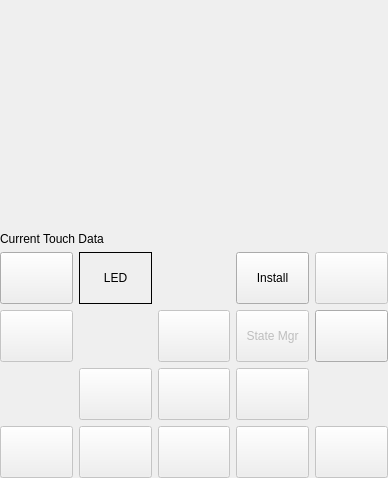
<?xml version="1.0" encoding="UTF-8"?>
<ui version="4.0">
 <class>MainWindow</class>
 <widget class="QMainWindow" name="MainWindow">
  <property name="geometry">
   <rect>
    <x>0</x>
    <y>0</y>
    <width>388</width>
    <height>478</height>
   </rect>
  </property>
  <property name="windowTitle">
   <string>Mu</string>
  </property>
  <widget class="QWidget" name="centralWidget">
   <layout class="QVBoxLayout" name="verticalLayout">
    <property name="leftMargin">
     <number>0</number>
    </property>
    <property name="topMargin">
     <number>0</number>
    </property>
    <property name="rightMargin">
     <number>0</number>
    </property>
    <property name="bottomMargin">
     <number>0</number>
    </property>
    <item>
     <widget class="QWidget" name="displayContainer" native="true">
      <layout class="QHBoxLayout" name="horizontalLayout">
       <property name="leftMargin">
        <number>0</number>
       </property>
       <property name="topMargin">
        <number>0</number>
       </property>
       <property name="rightMargin">
        <number>0</number>
       </property>
       <property name="bottomMargin">
        <number>0</number>
       </property>
       <item>
        <widget class="TouchScreen" name="display">
         <property name="sizePolicy">
          <sizepolicy hsizetype="Fixed" vsizetype="Fixed">
           <horstretch>0</horstretch>
           <verstretch>0</verstretch>
          </sizepolicy>
         </property>
         <property name="minimumSize">
          <size>
           <width>160</width>
           <height>220</height>
          </size>
         </property>
         <property name="alignment">
          <set>Qt::AlignCenter</set>
         </property>
         <property name="indent">
          <number>0</number>
         </property>
        </widget>
       </item>
      </layout>
     </widget>
    </item>
    <item>
     <widget class="QLabel" name="touchscreenState">
      <property name="enabled">
       <bool>true</bool>
      </property>
      <property name="sizePolicy">
       <sizepolicy hsizetype="Preferred" vsizetype="Fixed">
        <horstretch>0</horstretch>
        <verstretch>0</verstretch>
       </sizepolicy>
      </property>
      <property name="text">
       <string>Current Touch Data</string>
      </property>
     </widget>
    </item>
    <item>
     <widget class="QWidget" name="controlPanel" native="true">
      <property name="enabled">
       <bool>true</bool>
      </property>
      <property name="sizePolicy">
       <sizepolicy hsizetype="Preferred" vsizetype="Preferred">
        <horstretch>0</horstretch>
        <verstretch>0</verstretch>
       </sizepolicy>
      </property>
      <property name="styleSheet">
       <string notr="true">QPushButton { padding: 0px; }</string>
      </property>
      <layout class="QGridLayout" name="gridLayout">
       <property name="leftMargin">
        <number>0</number>
       </property>
       <property name="topMargin">
        <number>0</number>
       </property>
       <property name="rightMargin">
        <number>0</number>
       </property>
       <property name="bottomMargin">
        <number>0</number>
       </property>
       <item row="6" column="0">
        <widget class="QPushButton" name="calendar">
         <property name="enabled">
          <bool>false</bool>
         </property>
         <property name="sizePolicy">
          <sizepolicy hsizetype="Preferred" vsizetype="Preferred">
           <horstretch>0</horstretch>
           <verstretch>0</verstretch>
          </sizepolicy>
         </property>
         <property name="icon">
          <iconset resource="mainwindow.qrc">
           <normaloff>:/buttons/images/calendar.png</normaloff>:/buttons/images/calendar.png</iconset>
         </property>
        </widget>
       </item>
       <item row="6" column="4">
        <widget class="QPushButton" name="down">
         <property name="enabled">
          <bool>false</bool>
         </property>
         <property name="sizePolicy">
          <sizepolicy hsizetype="Preferred" vsizetype="Preferred">
           <horstretch>0</horstretch>
           <verstretch>0</verstretch>
          </sizepolicy>
         </property>
         <property name="icon">
          <iconset resource="mainwindow.qrc">
           <normaloff>:/buttons/images/down.png</normaloff>:/buttons/images/down.png</iconset>
         </property>
        </widget>
       </item>
       <item row="1" column="4">
        <widget class="QPushButton" name="up">
         <property name="enabled">
          <bool>false</bool>
         </property>
         <property name="sizePolicy">
          <sizepolicy hsizetype="Preferred" vsizetype="Preferred">
           <horstretch>0</horstretch>
           <verstretch>0</verstretch>
          </sizepolicy>
         </property>
         <property name="icon">
          <iconset resource="mainwindow.qrc">
           <normaloff>:/buttons/images/up.png</normaloff>:/buttons/images/up.png</iconset>
         </property>
        </widget>
       </item>
       <item row="6" column="1">
        <widget class="QPushButton" name="addressBook">
         <property name="enabled">
          <bool>false</bool>
         </property>
         <property name="sizePolicy">
          <sizepolicy hsizetype="Preferred" vsizetype="Preferred">
           <horstretch>0</horstretch>
           <verstretch>0</verstretch>
          </sizepolicy>
         </property>
         <property name="icon">
          <iconset resource="mainwindow.qrc">
           <normaloff>:/buttons/images/addressBook.png</normaloff>:/buttons/images/addressBook.png</iconset>
         </property>
        </widget>
       </item>
       <item row="3" column="5">
        <widget class="QPushButton" name="right">
         <property name="enabled">
          <bool>false</bool>
         </property>
         <property name="sizePolicy">
          <sizepolicy hsizetype="Preferred" vsizetype="Preferred">
           <horstretch>0</horstretch>
           <verstretch>0</verstretch>
          </sizepolicy>
         </property>
         <property name="icon">
          <iconset resource="mainwindow.qrc">
           <normaloff>:/buttons/images/right.png</normaloff>:/buttons/images/right.png</iconset>
         </property>
        </widget>
       </item>
       <item row="3" column="4">
        <widget class="QPushButton" name="center">
         <property name="enabled">
          <bool>false</bool>
         </property>
         <property name="sizePolicy">
          <sizepolicy hsizetype="Preferred" vsizetype="Preferred">
           <horstretch>0</horstretch>
           <verstretch>0</verstretch>
          </sizepolicy>
         </property>
         <property name="icon">
          <iconset resource="mainwindow.qrc">
           <normaloff>:/buttons/images/center.png</normaloff>:/buttons/images/center.png</iconset>
         </property>
        </widget>
       </item>
       <item row="6" column="5">
        <widget class="QPushButton" name="todo">
         <property name="enabled">
          <bool>false</bool>
         </property>
         <property name="sizePolicy">
          <sizepolicy hsizetype="Preferred" vsizetype="Preferred">
           <horstretch>0</horstretch>
           <verstretch>0</verstretch>
          </sizepolicy>
         </property>
         <property name="minimumSize">
          <size>
           <width>0</width>
           <height>0</height>
          </size>
         </property>
         <property name="sizeIncrement">
          <size>
           <width>0</width>
           <height>0</height>
          </size>
         </property>
         <property name="icon">
          <iconset resource="mainwindow.qrc">
           <normaloff>:/buttons/images/todo.png</normaloff>:/buttons/images/todo.png</iconset>
         </property>
        </widget>
       </item>
       <item row="1" column="0">
        <widget class="QPushButton" name="power">
         <property name="enabled">
          <bool>false</bool>
         </property>
         <property name="sizePolicy">
          <sizepolicy hsizetype="Preferred" vsizetype="Preferred">
           <horstretch>0</horstretch>
           <verstretch>0</verstretch>
          </sizepolicy>
         </property>
         <property name="icon">
          <iconset resource="mainwindow.qrc">
           <normaloff>:/buttons/images/power.png</normaloff>:/buttons/images/power.png</iconset>
         </property>
        </widget>
       </item>
       <item row="6" column="7">
        <widget class="QPushButton" name="notes">
         <property name="enabled">
          <bool>false</bool>
         </property>
         <property name="sizePolicy">
          <sizepolicy hsizetype="Preferred" vsizetype="Preferred">
           <horstretch>0</horstretch>
           <verstretch>0</verstretch>
          </sizepolicy>
         </property>
         <property name="icon">
          <iconset resource="mainwindow.qrc">
           <normaloff>:/buttons/images/notes.png</normaloff>:/buttons/images/notes.png</iconset>
         </property>
        </widget>
       </item>
       <item row="3" column="1">
        <widget class="QPushButton" name="left">
         <property name="enabled">
          <bool>false</bool>
         </property>
         <property name="sizePolicy">
          <sizepolicy hsizetype="Preferred" vsizetype="Preferred">
           <horstretch>0</horstretch>
           <verstretch>0</verstretch>
          </sizepolicy>
         </property>
         <property name="icon">
          <iconset resource="mainwindow.qrc">
           <normaloff>:/buttons/images/left.png</normaloff>:/buttons/images/left.png</iconset>
         </property>
        </widget>
       </item>
       <item row="1" column="7">
        <widget class="QPushButton" name="ctrlBtn">
         <property name="sizePolicy">
          <sizepolicy hsizetype="Preferred" vsizetype="Preferred">
           <horstretch>0</horstretch>
           <verstretch>0</verstretch>
          </sizepolicy>
         </property>
         <property name="styleSheet">
          <string notr="true"/>
         </property>
         <property name="icon">
          <iconset resource="mainwindow.qrc">
           <normaloff>:/buttons/images/play.png</normaloff>:/buttons/images/play.png</iconset>
         </property>
        </widget>
       </item>
       <item row="0" column="0">
        <widget class="QPushButton" name="screenshot">
         <property name="sizePolicy">
          <sizepolicy hsizetype="Preferred" vsizetype="Preferred">
           <horstretch>0</horstretch>
           <verstretch>0</verstretch>
          </sizepolicy>
         </property>
         <property name="icon">
          <iconset resource="mainwindow.qrc">
           <normaloff>:/buttons/images/screenshot.png</normaloff>:/buttons/images/screenshot.png</iconset>
         </property>
        </widget>
       </item>
       <item row="0" column="7">
        <widget class="QPushButton" name="debugger">
         <property name="enabled">
          <bool>false</bool>
         </property>
         <property name="sizePolicy">
          <sizepolicy hsizetype="Preferred" vsizetype="Preferred">
           <horstretch>0</horstretch>
           <verstretch>0</verstretch>
          </sizepolicy>
         </property>
         <property name="icon">
          <iconset resource="mainwindow.qrc">
           <normaloff>:/buttons/images/hexViewer.png</normaloff>:/buttons/images/hexViewer.png</iconset>
         </property>
        </widget>
       </item>
       <item row="0" column="5">
        <widget class="QPushButton" name="install">
         <property name="sizePolicy">
          <sizepolicy hsizetype="Minimum" vsizetype="Minimum">
           <horstretch>0</horstretch>
           <verstretch>0</verstretch>
          </sizepolicy>
         </property>
         <property name="text">
          <string>Install</string>
         </property>
        </widget>
       </item>
       <item row="0" column="1">
        <widget class="QLabel" name="powerButtonLed">
         <property name="frameShape">
          <enum>QFrame::Box</enum>
         </property>
         <property name="text">
          <string>LED</string>
         </property>
         <property name="alignment">
          <set>Qt::AlignCenter</set>
         </property>
        </widget>
       </item>
       <item row="1" column="5">
        <widget class="QPushButton" name="stateManager">
         <property name="enabled">
          <bool>false</bool>
         </property>
         <property name="sizePolicy">
          <sizepolicy hsizetype="Preferred" vsizetype="Preferred">
           <horstretch>0</horstretch>
           <verstretch>0</verstretch>
          </sizepolicy>
         </property>
         <property name="text">
          <string>State Mgr</string>
         </property>
        </widget>
       </item>
      </layout>
     </widget>
    </item>
   </layout>
  </widget>
 </widget>
 <layoutdefault spacing="6" margin="11"/>
 <customwidgets>
  <customwidget>
   <class>TouchScreen</class>
   <extends>QLabel</extends>
   <header location="global">touchscreen.h</header>
  </customwidget>
 </customwidgets>
 <resources>
  <include location="mainwindow.qrc"/>
 </resources>
 <connections/>
</ui>
